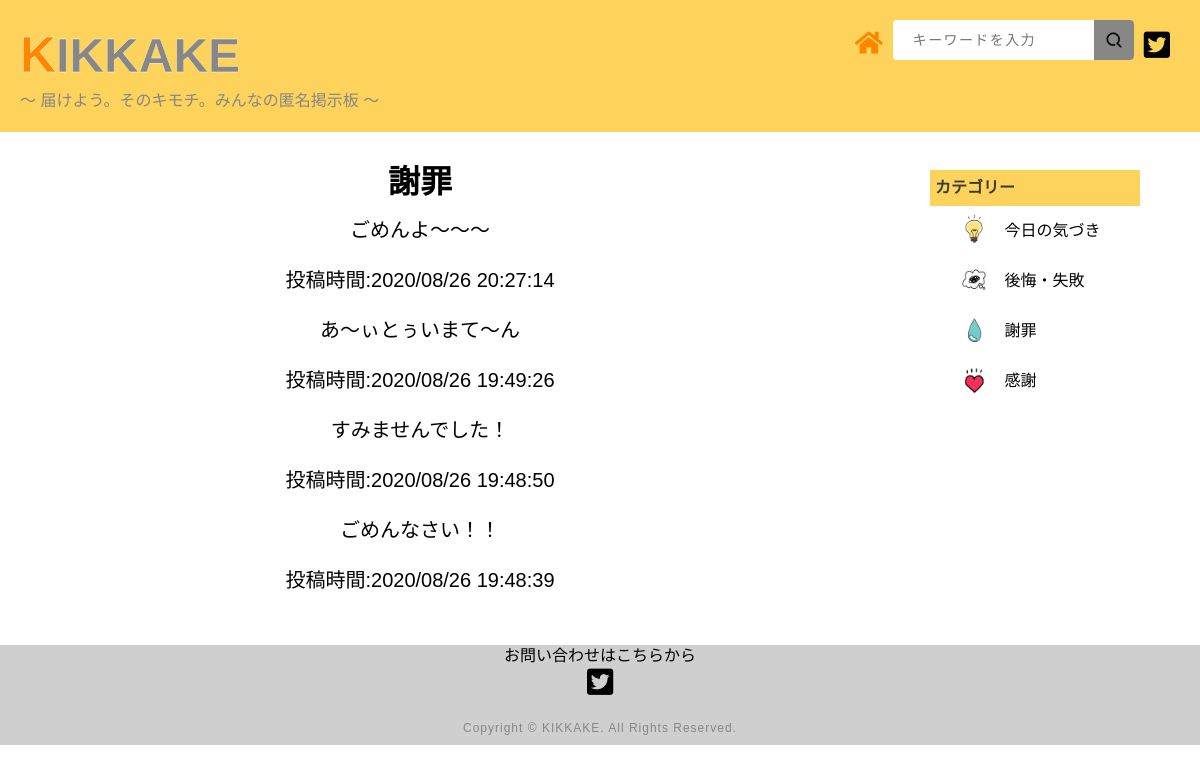
Page /page_3 on the committed database.
### tables this page shows
CREATE TABLE "k_posts" (
	"id"	INTEGER,
	"user_id"	INTEGER,
	"comment"	TEXT,
	"del_flag"	INTEGER DEFAULT 0,
	"time"	TEXT,
	"cat_id"	INTEGER,
	PRIMARY KEY("id" AUTOINCREMENT)
);

### app.py (the view)
@app.route('/page_3')
def page_3():
    conn = sqlite3.connect('k_post.db')
    c = conn.cursor()
    c.execute("select id, comment, time from k_posts where cat_id = 3 order by time desc")
    comment_list = []
    for row in c.fetchall():
        comment_list.append({"id": row[0], "comment": row[1], "time":row[2]})
    c.close()
    return render_template('page_3.html' , comment_list = comment_list)

### templates/page_3.html
{% extends 'base.html' %}
{% block main %}
<div class="main_wrapper">
    <div class="container">
        <div id= "borderbox" class="main">
            <h1>謝罪</h1>
            {% for item in comment_list %}
                <div class="page_3_content">
                    <p>{{item["comment"]}}</p>
                    <p>投稿時間:{{item["time"]}}</p>
                </div>
            {% endfor %}
        </div>
    </div>
    <div class="side">
        <div class="side_inner">
            <div class="category">
                <h4 class="side_title">
                <span class="side_title_inner">カテゴリー</span>
                </h4>
                <ul class="cat_item">
                <li class="cat_item_1">
                    <img src="../static/img/今日の気づき（電球）.png" class="cat_item_1 cat_img cat">
                    <a class="cat" href="/page_1">今日の気づき</a>
                </li>
                <li class="cat_item_2">
                    <img src="../static/img/後悔・失敗（・・・）.png" class="cat_item_2 cat_img cat">
                    <a class="cat" href="/page_2">後悔・失敗</a>
                </li>
                <li class="cat_item_3">
                    <img src="../static/img/謝罪　しずく.png" class="cat_item_3 cat_img cat">
                    <a class="cat" href="/page_3">謝罪</a>
                </li>
                <li class="cat_item_4">
                    <img src="../static/img/感謝（いいね、ハート）.png" class="cat_item_4 cat_img cat">
                    <a class="cat" href="/page_4">感謝</a>
                </li>
                </ul>
            </div>
        </div>
    </div>
</div>
{% endblock %}

### static/CSS/kikkake.css (style rules this page uses)
html { overflow-y: scroll; }
body, h1, h2, h3, h4, h5, p, ul, ol, li, dl, dt, dd { margin: 0px; padding: 0px; }
body { background: #fff; font-size: 16px; line-height: 1.4; min-width: 100%; -webkit-text-size-adjust: 100%; }
li { list-style: none; }
a { outline: none; color: inherit; text-decoration: none; }
img { border: 0px; vertical-align: bottom; }
body { font-family: "Noto Sans Japanese", "ヒラギノ角ゴ Pro W3", "Hiragino Kaku Gothic Pro", "ヒラギノ角ゴ ProN W3", "Hiragino Kaku Gothic ProN", "游ゴシック", YuGothic, "メイリオ", "Meiryo", "HGPｺﾞｼｯｸM", "Osaka", "ＭＳ Ｐゴシック", sans-serif, Century Gothic, Arial; }
.container { display: block; padding: 30px 0; width: 70%; margin-right: 20px; }
.main { text-align: center; width: auto; height: auto; margin : 0 20px; }
#contentbox, #borderbox { padding: 10px 0; height: auto }
#borderbox div { box-sizing: border-box; }
.side { position: fixed; top: 0; right: 0; margin-top: 120px; width: 250px; padding: 30px 40px; }
.category { padding: 20px 20px; height: 100vh; }
.side_title { background-color: #fdd35c; color: rgb(59, 59, 59); padding: 7px 5px; }
.cat_img { height: 50px; width: 50px; }
.cat { vertical-align: middle; }
.cat_item li { text-align: left; padding-left: 20px; }
.container p { font-size: 20px; line-height: 50px; }

### static/CSS/kikkake_sp.css (style rules this page uses)
html { overflow-y: scroll; }
body, h1, h2, h3, h4, h5, p, ul, ol, li, dl, dt, dd { margin: 0px; padding: 0px; }
body { background: #fff; text-align: center; font-size: 16px; line-height: 1.4; min-width: 100%; -webkit-text-size-adjust: 100%; }
li { list-style: none; }
a { outline: none; color: inherit; text-decoration: none; }
img { border: 0px; vertical-align: bottom; }
body { font-family: "Noto Sans Japanese", "ヒラギノ角ゴ Pro W3", "Hiragino Kaku Gothic Pro", "ヒラギノ角ゴ ProN W3", "Hiragino Kaku Gothic ProN", "游ゴシック", YuGothic, "メイリオ", "Meiryo", "HGPｺﾞｼｯｸM", "Osaka", "ＭＳ Ｐゴシック", sans-serif, Century Gothic, Arial; }
.cat { display: inline-block; }
.cat_img { height: 35px; width: 35px; }
.cat_item { text-align: left; }
img { width: 100%; height: auto; display: block; }
.container { max-width: 1200px; margin: 0 auto; padding-bottom: 20px; }
.container h1 { font-size: 40px; line-height: 50px; font-weight: 200; }
.side { display:none; }

### rows in the picture
k_posts: comment "ごめんよ～～～", time "2020/08/26 20:27:14"
k_posts: comment "あ～ぃとぅいまて～ん", time "2020/08/26 19:49:26"
k_posts: comment "すみませんでした！", time "2020/08/26 19:48:50"
k_posts: comment "ごめんなさい！！", time "2020/08/26 19:48:39"
